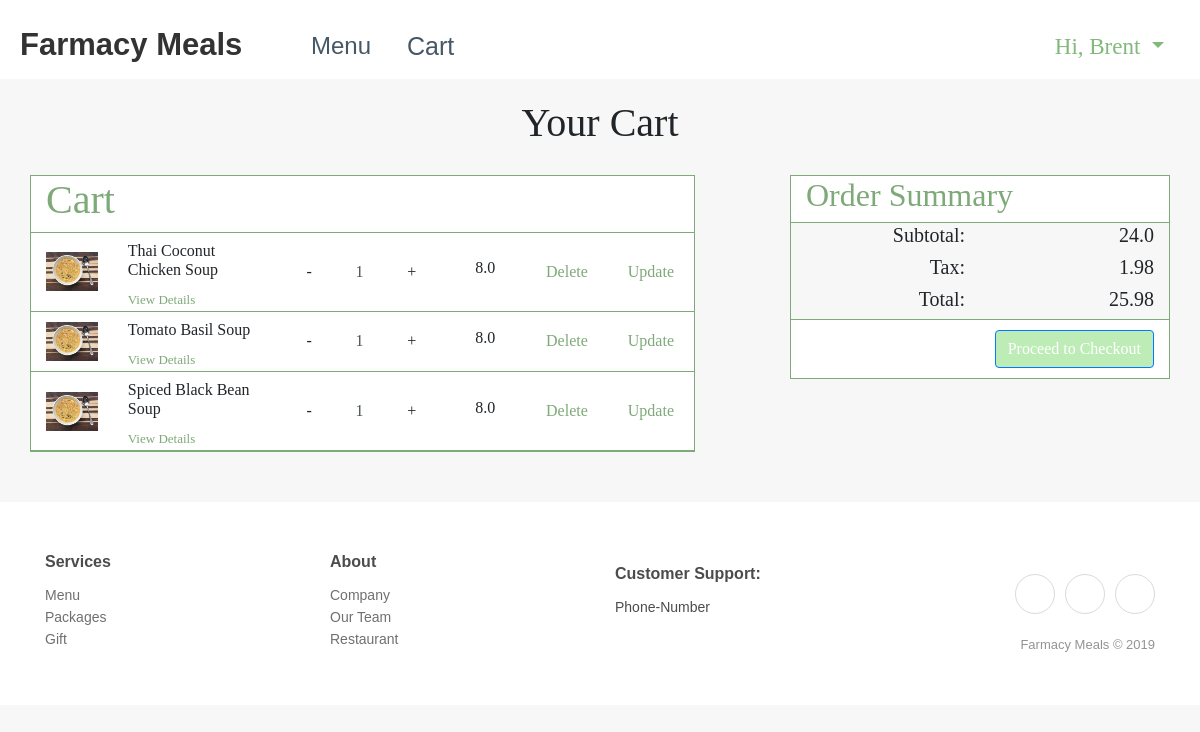
/cart (signed in), run on the app's committed database.
### app/models.py (models this page shows, shortened)
class UserModel(UserMixin, db.Model):
    __tablename__ = "user"
    id = db.Column(db.Integer, primary_key=True)
    username = db.Column(db.String(64), index=True)
    email = db.Column(db.String(120), index=True, unique=True)
    password_hash = db.Column(db.String(128))
    first_name = db.Column(db.String(64), index=True, unique=False)
    last_name = db.Column(db.String(64), index=True, unique=False)
    address_line_1 = db.Column(db.String(64), index=True, unique=False)
    address_line_2 = db.Column(db.String(64), index=True, unique=False)
    city = db.Column(db.String(64), index=True, unique=False)
    state = db.Column(db.String(64), index=True, unique=False)
    zip_code = db.Column(db.String(64), index=True, unique=False)
    phone_number = db.Column(db.String(64), index=True, unique=False)
    image_file = db.Column(db.String(20), index=True, unique=False, nullable=False, default='default.jpg')
    orders = db.relationship('OrderModel', backref='previous_orders')
    items = db.relationship('ItemModel', backref='my_items')
    def __repr__(self):
        return '<User {}>'.format(self.username)

class ItemModel(db.Model):
    __tablename__ = "item"
    id = db.Column(db.Integer, primary_key=True)
    name = db.Column(db.String(64), index=True, unique=False)
    cost = db.Column(db.Float, unique=False)
    picture_path = db.Column(db.String(64), index=True, unique=False)
    quantity = db.Column(db.Integer, index=True, unique=False)
    user_id = db.Column(db.Integer, db.ForeignKey('user.id'))
    order_id = db.Column(db.Integer, db.ForeignKey('order.id'))

### app/routes.py (the view)
@app.route('/cart', methods=['GET', 'POST'])
def cart():
    subtotal = 0
    try:
        user = UserModel.query.filter_by(username=current_user.username).first_or_404()
        print(user)
        for item in user.items:
            subtotal = subtotal + (item.cost * item.quantity)
        print("LENGTH: ", len(user.items))
        subtotal = round(subtotal, 2)
        tax = subtotal * .0825
        tax = round(tax, 2)
        total = tax + subtotal
        total = round(total, 2)
        return render_template('cart.html', user_items = user.items, num_user_items = len(user.items), subtotal=subtotal, tax = tax, total = total, user = user, public_key=public_key)
    except:
        try:
            for item in session["items"]:
                subtotal = subtotal + (item["cost"] * item["quantity"])
        except:
            session["items"] = []
            for item in session["items"]:
                subtotal = subtotal + (item["cost"] * item["quantity"])
        subtotal = round(subtotal, 2)
        tax = subtotal * .0825
        tax = round(tax, 2)
        total = tax + subtotal
        total = round(total, 2)
        return render_template('guest_cart.html', food_items = session["items"], subtotal = subtotal, tax = tax, total = total)

### app/models.py (called while the page is built)
@login.user_loader
def load_user(id):
    return UserModel.query.get(int(id))

### app/templates/cart.html (shortened to what this page needs)
{% extends "base.html" %}
{% block css %}
<link rel="stylesheet" href="{{ url_for('static', filename='css/cart.styles.min.css') }}">
{% endblock %}
{% block content %}
<div>
    <div class="container" style="font-family: 'Noto Serif KR', serif; padding-bottom:50px;">
        <div class="row">
            <div class="col" style="border: 10px;">
                <h1 class="text-center" style="padding: 20px;">Your Cart</h1>
            </div>
        </div>
        <div class="row">
            <div class="col-sm-12 col-md-7 col-lg-7 col-xl-7 offset-md-0 offset-lg-0 offset-xl-0"
                style="background-color: white;">
                <div class="row">
                    <div class="col-md-12">
                        <h1 style="color: #7ea978;">Cart</h1>
                    </div>
                </div>
                {% if num_user_items == 0 %}
                <div class="row d-flex d-sm-flex d-xl-flex">
                    <div class="col">
                        <h2 style="color: black; text-align: center; padding-top: 40px">Empty</h2>
                    </div>
                </div>
                {% else %}
                {% for i in range(num_user_items) %}
                <div
                    class="row d-flex d-sm-flex d-xl-flex justify-content-center align-items-center justify-content-sm-center align-items-sm-center justify-content-xl-center align-items-xl-center">
                    <div class="col d-xl-flex justify-content-xl-center align-items-xl-center"><img class="img-fluid"
                            src="{{ url_for('static', filename='/img/menuPage/chunckySoup.jpg') }}"></div>
                    <div class="col-3 col-sm-3">
                        <h6>{{ user_items[i].name }}</h6><a href="#" style="font-size: 13px;">View Details</a>
                    </div>
                    <div class="col-3">
                        <div class="d-flex align-items-center">
                            <div class="btn btn-items btn-items-decrease">-</div>
                            <input id="#{{ i }}" type="text" value="{{ user_items[i].quantity }}"
                                class="form-control text-center border-0 border-md input-items">
                            <div class="btn btn-items btn-items-increase">+</div>
                        </div>
                    </div>
                    <div class="col">
                        <h6 class="text-center">{{user_items[i].cost * user_items[i].quantity}}</h6>
                    </div>
                    <div onclick="deleteUserItem({{ i }} )" class="col"><a href="#" style="padding: 5px;">Delete</a></div>
                    <div onclick="updateQuantity({{ i }} )" class="col"><a href="#" style="padding: 5px;">Update</a></div>
                </div>
                {% endfor %}
                {% endif %}
            </div>
            <div
                class="col-10 col-sm-8 col-md-4 col-lg-4 col-xl-4 offset-1 offset-sm-2 offset-md-1 offset-lg-1 offset-xl-1">
                <div class="row" style="background-color: white;">
                    <div class="col-12 col-sm-12">
                        <h2>Order Summary</h2>
                    </div>
                </div>
                <div class="row"
                    style="border-left: 1px solid;border-right: 1px solid;border-color: #7ea978; text-align: right;">
                    <div class="col-6 col-sm-6 col-md-6 col-lg-6 col-xl-6">
                        <h5>Subtotal:</h5>
                        <h5>Tax:</h5>
                        <h5>Total:</h5>
                    </div>
                    <div class="col-6 col-sm-6 col-md-6 col-lg-6 col-xl-6" style="text-align: right;">
                        <h5>{{ subtotal }}</h5>
                        <h5>{{ tax }}</h5>
                        <h5>{{ total }}</h5>
                    </div>
                </div>
                <div class="row" style="background-color: white;">
                    <div class="col-lg-12 offset-xl-0 text-right"
                        style="padding-top: 10px;padding-bottom: 10px;border: 1px solid;border-color: #7ea978;">
                        {% if subtotal > 0 %}
                        <button type="button" class="btn btn-primary" data-toggle="modal" data-target="#exampleModalCenter">
                            Proceed to Checkout
                        </button>
                        {% endif %}
                    </div>
                </div>
            </div>
        </div>
    </div>
</div>
{% endblock %}

### app/templates/base.html (shortened to what this page needs)
<!DOCTYPE html>
<html class="text-dark">
<head>
    <link rel="stylesheet" href="https://cdnjs.cloudflare.com/ajax/libs/twitter-bootstrap/4.3.1/css/bootstrap.min.css">
    <link rel="stylesheet" href="https://cdnjs.cloudflare.com/ajax/libs/ionicons/2.0.1/css/ionicons.min.css">
    <link rel="stylesheet" href="{{ url_for('static', filename='css/base.styles.min.css') }}">
    {% block css %} {% endblock %}
</head>
<body>
    <div>
        <nav class="navbar navbar-light navbar-expand-lg navigation-clean-button" style="padding: 14px;">
            <div class="container-fluid"><a class="navbar-brand" href="/"
                    style="height: 35px;margin: 0px;font-size: 31px; width: 253px;padding: 0px;">Farmacy
                    Meals</a>
                <div class="collapse navbar-collapse flex-shrink-1" id="navcol-1">
                    <ul class="nav navbar-nav">
                        <li class="nav-item" role="presentation"><a class="nav-link" href="/menu"
                                style="font-size: 24px;">Menu</a></li>
                        <li class="nav-item" role="presentation"><a class="nav-link" href="/cart"
                                style="font-size: 25px;">Cart</a></li>
                    </ul>
                    {% if current_user.username %}
                    <div class="nav-item dropdown ml-auto" style="font-size: 23px; font-family: 'Noto Serif KR', serif;"><a
                            class="dropdown-toggle nav-link" data-toggle="dropdown" aria-expanded="false"
                            style="color:#82b87a;" href="#">Hi,
                            {{ current_user.first_name }}&nbsp;</a>
                    </div>
                    {% else %}
                    </ul>
                    <span class="ml-auto navbar-text actions"> <a class="btn btn-light action-button" role="button"
                            href="/login" style="background-color: #bdecb6;">Log in</a></span>
                    {% endif %}
                </div>
            </div>
        </nav>
    </div>
    {% block content %} {% endblock %}
    <div class="footer-clean">
        <footer>
            <div class="container">
                <div class="row">
                    <div class="col-sm-4 col-md-3 item">
                        <h3>Services</h3>
                        <ul>
                            <li><a href="#">Menu</a></li>
                            <li><a href="#">Packages</a></li>
                            <li><a href="#">Gift</a></li>
                        </ul>
                    </div>
                    <div class="col-sm-4 col-md-3 item">
                        <h3>About</h3>
                        <ul>
                            <li><a href="#">Company</a></li>
                            <li><a href="#">Our Team</a></li>
                            <li><a href="#">Restaurant</a></li>
                        </ul>
                    </div>
                    <div class="col-sm-4 col-md-3 item">
                        <h3>Customer Support:</h3>
                        <ul>
                            <li>Phone-Number</li>
                        </ul>
                    </div>
                    <div class="col-lg-3 item social"><a href="#"></a><a
                            href="#"></a><a href="#"></a>
                        <p class="copyright">Farmacy Meals © 2019</p>
                    </div>
                </div>
            </div>
        </footer>
    </div>
</body>

### data on the page
UserModel: first_name "Brent"
ItemModel: name "Thai Coconut Chicken Soup", quantity "1", user_items[i].cost*user_items[i].quantity "8.0"
ItemModel: name "Tomato Basil Soup", quantity "1", user_items[i].cost*user_items[i].quantity "8.0"
ItemModel: name "Spiced Black Bean Soup", quantity "1", user_items[i].cost*user_items[i].quantity "8.0"

### other printed values
{{ subtotal }} "24.0"
{{ tax }} "1.98"
{{ total }} "25.98"
